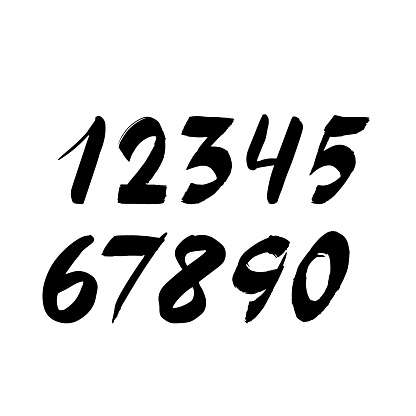
#> input picture tp_vision/data/numbers.jpg, 416 x 416 px, found by its file name
$ python images_binarisees.py
#> lines starting #> are read from the running program, lines starting #| are printed output that depends on the picture; after the words box and inside, x2 and y2 are one past the last pixel; in counts of white or black regions, pixels touching at a corner belong together
import cv2
import numpy as np
import matplotlib.pyplot as plt
from skimage.measure import label, regionprops
import math

image = cv2.imread('./src/LARM-rose/tp_vision/data/numbers.jpg')
#> image is the input picture: shape (416, 416, 3); min 0, max 255, mean 221.3

# passage en niveau de gris
gray = cv2.cvtColor(image, cv2.COLOR_BGR2GRAY)

###### extration des régions avec la lib skimage

# Binarisation de l'image
ret, thresh = cv2.threshold(gray, 127, 255, 1)
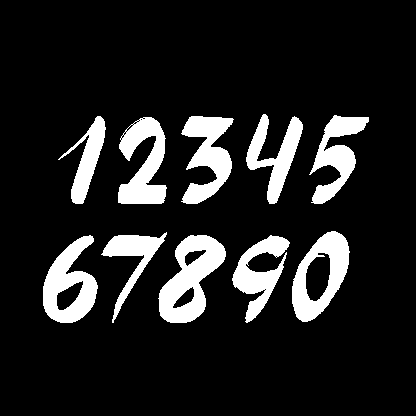
#> thresh: shape (416, 416); 13.2% white; 10 white regions
cv2.imshow("image seuillée",thresh)
cv2.waitKey(0)

# extraction des régions et des propriétés des régions
label_img = label(thresh)
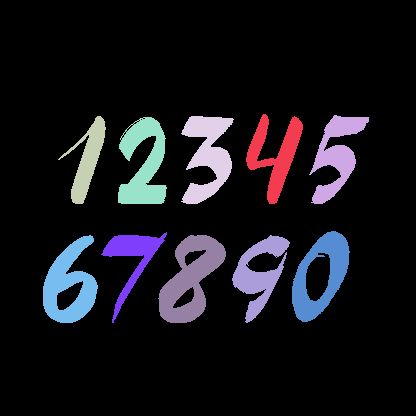
#> label_img: shape (416, 416) int64; 11 distinct labels, from 0 to 10; one colour per label, 0 black
regions = regionprops(label_img)
#> regions = 10 regions; largest, box (x1, y1, x2, y2) and area: (158, 235, 226, 323) 3150, (43, 235, 98, 323) 2637, (118, 117, 167, 204) 2577, (292, 231, 350, 322) 2572, (181, 116, 234, 204) 2512
print(regions)
#> (printed output is left out)
cv2.waitKey(0)

# affichage des régions et des boites englobantes
fig, ax = plt.subplots()
ax.imshow(thresh, cmap=plt.cm.gray)

for props in regions:
    y0, x0 = props.centroid
    orientation = props.orientation
    x1 = x0 + math.cos(orientation) * 0.5 * props.minor_axis_length
    y1 = y0 - math.sin(orientation) * 0.5 * props.minor_axis_length
    x2 = x0 - math.sin(orientation) * 0.5 * props.major_axis_length
    y2 = y0 - math.cos(orientation) * 0.5 * props.major_axis_length

    ax.plot((x0, x1), (y0, y1), '-r', linewidth=2.5)
    ax.plot((x0, x2), (y0, y2), '-r', linewidth=2.5)
    ax.plot(x0, y0, '.g', markersize=15)

    minr, minc, maxr, maxc = props.bbox
    bx = (minc, maxc, maxc, minc, minc)
    by = (minr, minr, maxr, maxr, minr)
    ax.plot(bx, by, '-b', linewidth=2.5)
#> this loop made 10 passes
#> (y0, x0, orientation, x1, y1, x2, y2, minr) on passes 1 to 10: (154.6, 274.6, -0.153, 303.1, 159, 281.3, 111.5, 114), (154.5, 336.4, -0.305, 356.7, 160.9, 351.8, 105.3, 115), (159.5, 87.23, -0.275, 99.75, 163, 100.3, 113.1, 116), (155.3, 207.4, -0.0711, 231.9, 157, 211.1, 103.5, 116), (163.7, 143.1, -0.0502, 167.8, 164.9, 145.8, 110.2, 117), (275, 320.4, -0.442, 343.2, 285.9, 343.3, 226.5, 231), (257.6, 131.8, -0.327, 157.1, 266.1, 145.9, 215.9, 232), (284.3, 69.09, -0.153, 96.7, 288.6, 76, 239.6, 235), (278.4, 190, -0.423, 212.5, 288.5, 212.2, 229, 235), (273.3, 259.2, -0.341, 281.8, 281.3, 274.2, 231, 235)

ax.axis((0, 600, 600, 0))
plt.show()
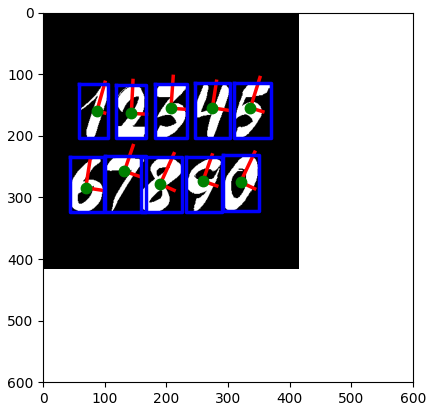
#> figure drawn by matplotlib, 1 panel

cv2.waitKey(0)
